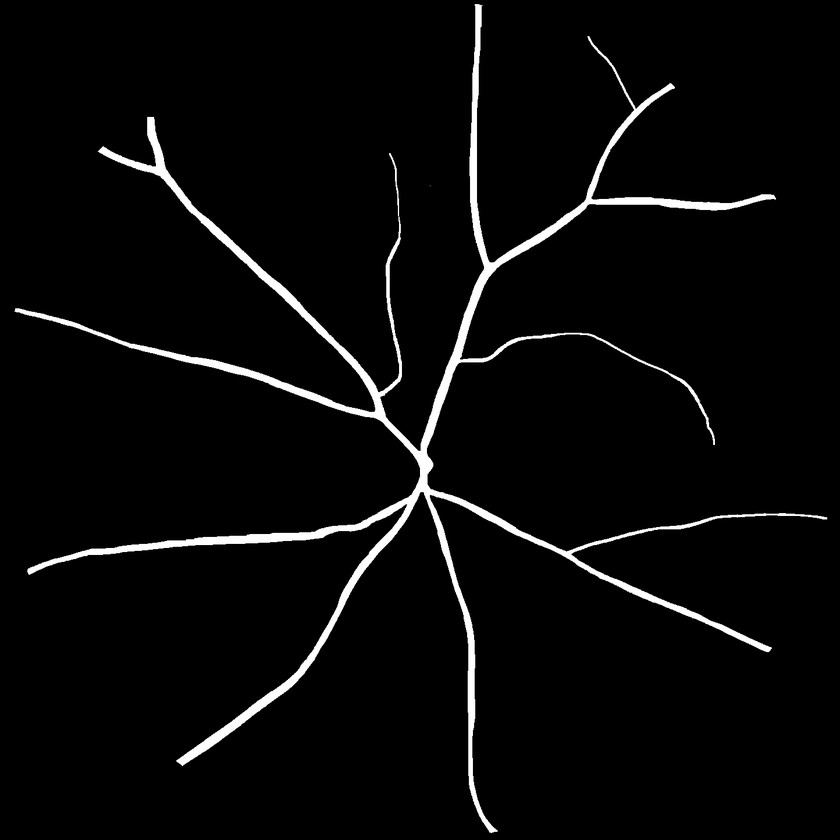
#> input picture images/117-793-749-000036_RR_43001_04734_F_48.png, 840 x 840 px, shrunk from 1444 x 1444 before the run, found by its file name
$ jupyter execute --allow-errors pvbmtutorial.ipynb   (shell and % lines are left out)
#> lines starting #> are read from the running program, lines starting #| are printed output that depends on the picture; after the words box and inside, x2 and y2 are one past the last pixel; in counts of white or black regions, pixels touching at a corner belong together; long printed decimals are rounded
### PVBM/GeometricalAnalysis.py
import numpy as np
from skimage.morphology import skeletonize
from scipy.signal import convolve2d
from PVBM.helpers.tortuosity import compute_tortuosity
#from PVBM.helpers.perimeter import compute_perimeter
from PVBM.helpers.branching_angle import compute_angles_dictionary
#from PVBM.helpers.far import far

class GeometricalVBMs:
    """A class which holds all required methods to perform
        geometrical biomarker computation.
    """

    def area(self,segmentation):
        """This function return the overall area of the segmentation.

        :param array segmentation: The segmentation is an two-dimensional array (HxW) with binary value (0 or 1).
        :returns: The area of the segmentation

        :rtype: float
        """
        return np.sum(segmentation)

    def compute_particular_points(self,segmentation_skeleton):
        """
        This function returns the number of endpoints and intersection points of the segmentation.

        :param np.ndarray segmentation_skeleton: The skeleton of the segmentation is a two-dimensional array (HxW) with binary values (0 or 1).
        :returns int end_points_count: The number of endpoints
        :returns int inter_points_count: The number of intersection points
        :returns np.ndarray end_points: An array where the value at the position (i,j) is True if the pixel is an endpoint, False otherwise
        :returns np.ndarray inter_points: An array where the value at the position (i,j) is True if the pixel is an intersection point, False otherwise
        :rtype: (int, int, np.ndarray, np.ndarray)
        """
        filter_ = np.array([[1, 1, 1], [1, 10, 1], [1, 1, 1]])
        neighbours = convolve2d(segmentation_skeleton, filter_, mode="same")

        end_points = neighbours == 11
        inter_points = neighbours >= 13

        end_points_count = np.sum(end_points)
        inter_points_count = np.sum(inter_points)

        return end_points_count, inter_points_count, end_points, inter_points

    def compute_tortuosity_length(self,segmentation_skeleton):
        """This function return the median tortuosity and the lengh of the segmentation.

        :param array segmentation_skeleton: The skeleton of the segmentation is an two-dimensional array (HxW) with binary value (0 or 1).
        :returns float median_tor: The median tortuosity
        :returns float length: The overall normalized length
        :returns list tor: A list containing the arc-chord ratio of every blood vessels (between two particular points).
        :returns list l: A list containing the non normalized length of every blood vessels (between two particular points).
        :returns dictionary connection_dico: A dictionnary containing in key some particular points and in value the list of the particular points connected to him, with their length. This dictionnary was build by navigating through the skeleton.

        :rtype: (float,float,List,List,Dictionary)
        """
        median_tor,length,tor,l,connection_dico = compute_tortuosity(segmentation_skeleton)
        return median_tor,length ,tor,l,connection_dico

    def compute_perimeter(self,segmentation):
        """This function return the perimeter and the border of the segmentation.

            :param array segmentation: The segmentation is an two-dimensional array (HxW) with binary value (0 or 1).
            :returns float perim: The perimeter
            :returns NumpyArray border: The matrix containing the edges of the segmentation.
            :rtype: (float,NumpyArray)
        """
        filter_ = np.array([[-1, -1, -1], [-1, 8, -1], [-1, -1, -1]])
        derivative = convolve2d(segmentation,filter_, mode="same")
        border = derivative>0
        segmentation_skeleton = skeletonize(np.ascontiguousarray(border.T)).T
        _,perim,_,_,_ = compute_tortuosity(segmentation_skeleton)
        return perim,segmentation_skeleton.T

    def compute_branching_angles(self,segmentation_skeleton):
        """This function return the median branching angle of the segmentation.

            :param array segmentation_skeleton: The skeleton of the segmentation is an two-dimensional array (HxW) with binary value (0 or 1).
            :returns float tor: The median tortuosity
            :returns float l: The overall length

            :rtype: (int,int)
        """
        #img_tmp = np.zeros((segmentation_skeleton.shape[0]+20,segmentation_skeleton.shape[0]+20)) #np.zeros((segmentation_skeleton.shape[0]+20,segmentation_skeleton.shape[0]+20))
        #img_tmp[10:-10,10:-10] = segmentation_skeleton

        img= segmentation_skeleton
        #return compute_angles_dictionary(img)
        angle_dico,centroid = compute_angles_dictionary(img)
        mean_ba = np.mean(list(angle_dico.values()))
        std_ba = np.std(list(angle_dico.values()))
        median_ba = np.median(list(angle_dico.values()))
        return mean_ba, std_ba, median_ba,angle_dico,centroid

### docs/pvbmtutorial.ipynb
# PVBM Tutorial

## Import the libraries

[cell 1]
from PIL import Image,ImageFilter #Import Pillow library to load the images
import numpy as np #Import numpy
import matplotlib.pyplot as plt #Import matplotlib library for visualization
from skimage.morphology import skeletonize,square,dilation #Import functions to compute morphological operations

## Download the example images

[cell 2]
image1 = "117-793-749-000036_RR_43001_04734_F_48.png"
image2 = "121-691-760-V721942_RR_63739_04251_M_74.png"

[cell 3]
import os

os.system('wget -P images https://raw.githubusercontent.com/aim-lab/PVBM/main/images/{} > /dev/null 2>&1'.format(image1))
os.system('wget -P images https://raw.githubusercontent.com/aim-lab/PVBM/main/images/{} > /dev/null 2>&1'.format(image2))
print("Images downloaded successfully")

## Load an image

[cell 4]
segmentation_path = "images/"+image1 #replace image1 by image2 if you want to use the second example

[cell 5]
segmentation = Image.open(segmentation_path) #Open the segmentation
#> segmentation is the input picture: PIL image 840x840 L; min 0, max 255, mean 9.1

[cell 6]
plt.imshow(segmentation,cmap = "gray") #Display the segmentation
plt.title("Segmentation")
plt.show()

[cell 7]
# Depending on the quality of the segmentation, you would need to regularize (smooth) it more or less
#before computing the skeleton for instance by uncomment the following command
#segmentation = segmentation.filter(ImageFilter.ModeFilter(size=3))

segmentation = np.array(segmentation)/255 #Convert the segmentation to a numpy array with value 0 and 1
#> segmentation: shape (840, 840) float64
skeleton = skeletonize(segmentation) # Compute the skeleton of the segmentation
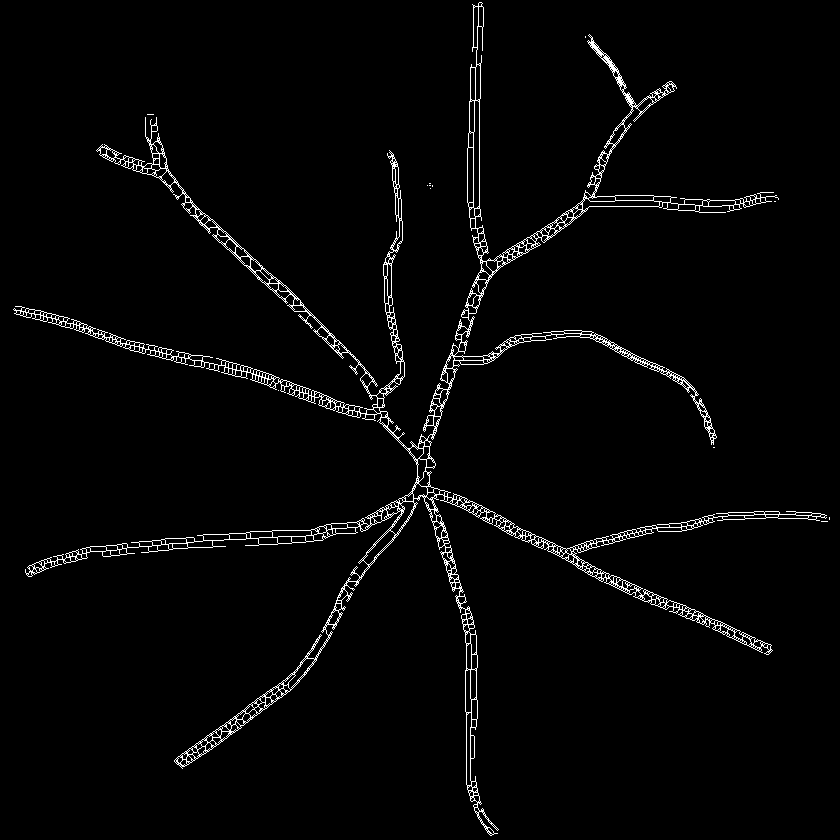
#> skeleton: shape (840, 840) bool; 2.4% white in thin lines or dots

[cell 8]
plt.imshow(skeleton,cmap = 'gray')
plt.title("Segmentation skeleton")
plt.show()

## Compute the area

[cell 9]
from PVBM.GeometricalAnalysis import GeometricalVBMs #Import the geometrical analysis module
geometricalVBMs = GeometricalVBMs() #Instanciate a geometrical VBM object

[cell 10]
a = geometricalVBMs.area(segmentation)
#> a = 25302.3
print("The area is {}".format(a))
#| The area is 25302.322

## Compute the endpoints and intersection points

[cell 11]
n_end,n_inter,end,inter = geometricalVBMs.compute_particular_points(skeleton)
#> in compute_particular_points, `neighbours = convolve2d(segmentation_skeleton, filter_, mode="same")`:
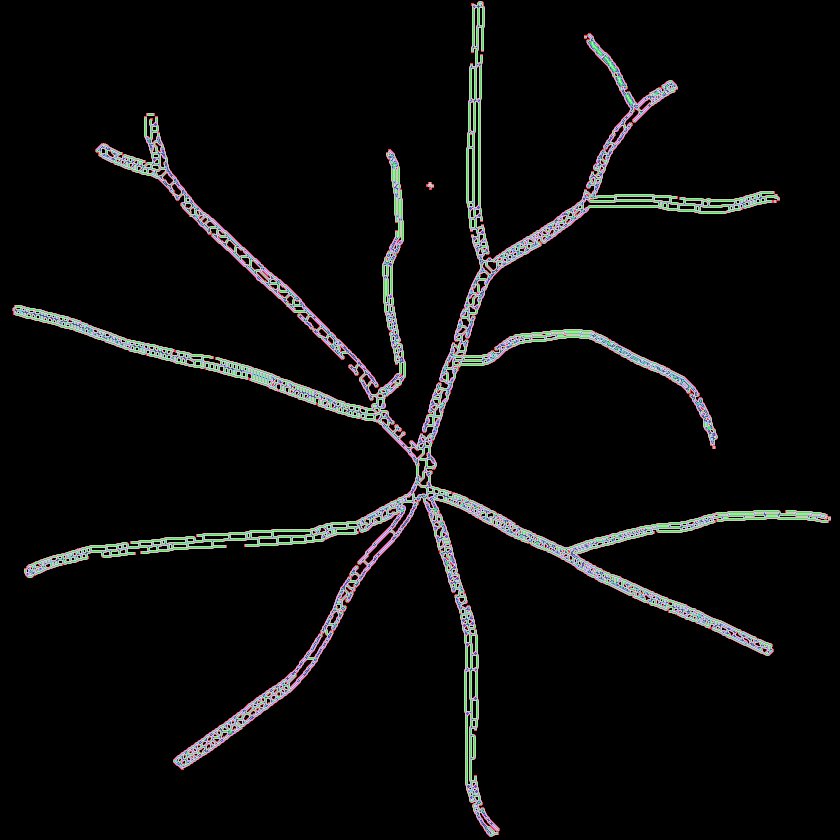
#> neighbours: shape (840, 840) int64; 18 distinct labels, from 0 to 18; one colour per label, 0 black
#> in compute_particular_points, `end_points = neighbours == 11`: end_points: shape (840, 840) bool; 0.03% white in thin lines or dots
#> in compute_particular_points, `inter_points = neighbours >= 13`:
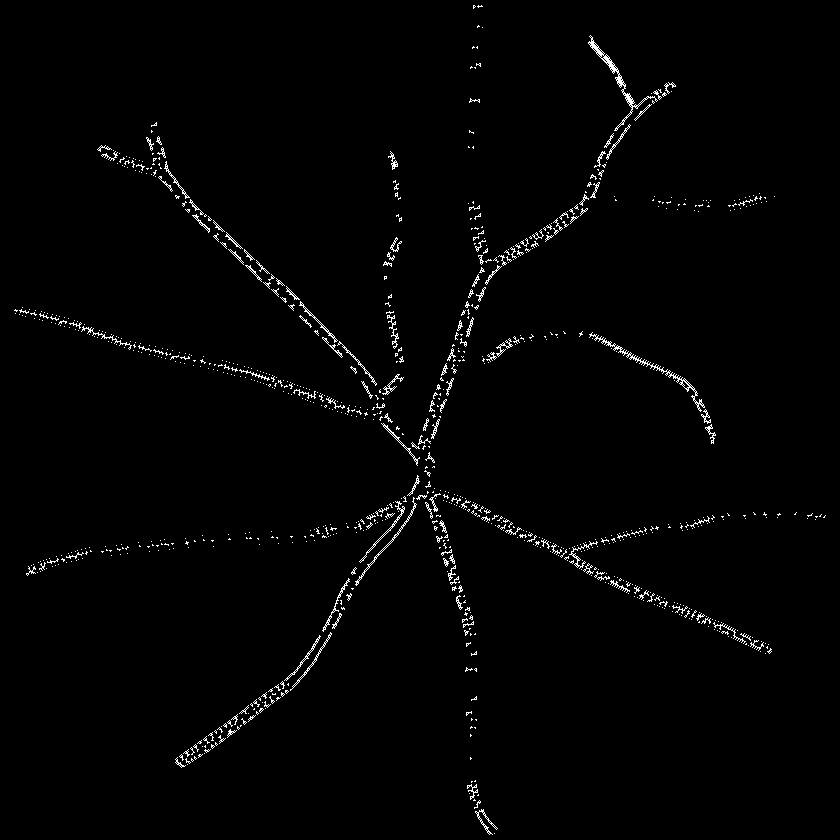
#> inter_points: shape (840, 840) bool; 1.4% white in thin lines or dots
#> in compute_particular_points, `end_points_count = np.sum(end_points)`: end_points_count = 186
#> in compute_particular_points, `inter_points_count = np.sum(inter_points)`: inter_points_count = 10229
#> n_end = 186; n_inter = 10229
print("There is {} endpoints and {} intersection points".format(n_end,n_inter))
#| There is 186 endpoints and 10229 intersection points

[cell 12]
#Dilation of the endpoints and intersection points for vizualisation
end_dilated = dilation(end, square(15))
#> end_dilated: shape (840, 840) bool; 4.1% white; 71 white regions, largest, box (x1, y1, x2, y2) and area: (62, 311, 133, 355) 1395, (718, 185, 786, 220) 1335, (587, 521, 645, 554) 1057
inter_dilated = dilation(inter, square(15))
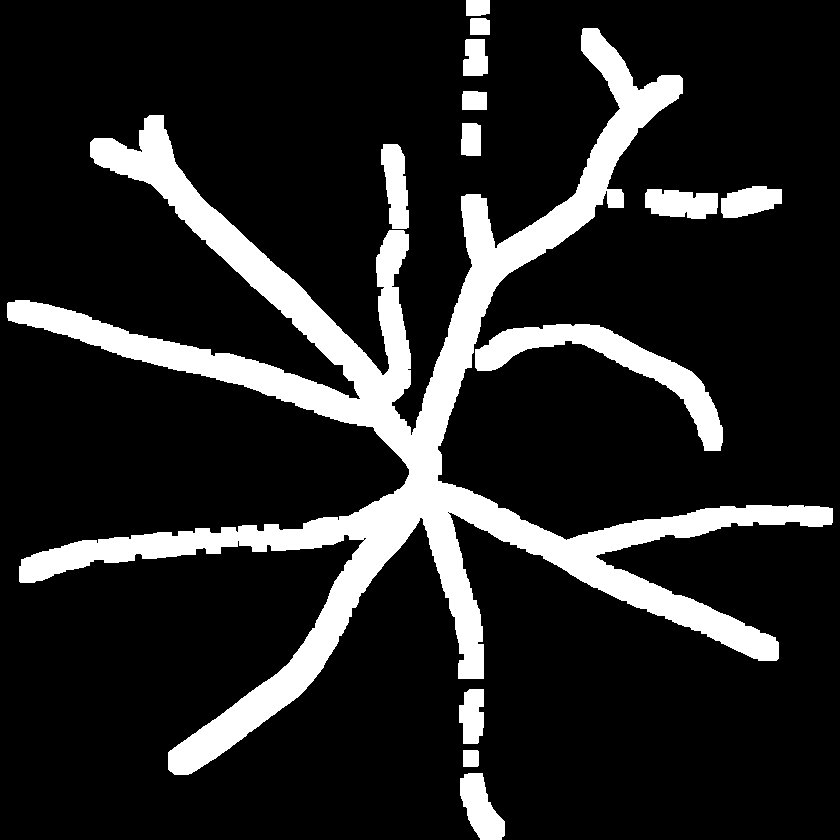
#> inter_dilated: shape (840, 840) bool; 15.2% white; 13 white regions, largest, box (x1, y1, x2, y2) and area: (7, 28, 833, 775) 89041, (475, 324, 723, 451) 7192, (460, 773, 505, 840) 1847

[cell 13]
plt.imshow(segmentation/10+end_dilated)
plt.title('Endpoints')
plt.show()

[cell 14]
plt.imshow(segmentation/10+inter_dilated)
plt.title("Intersection points")
plt.show()

[cell 15]
plt.imshow(segmentation/10+inter_dilated+end_dilated)
plt.title("Particular points")
plt.show()
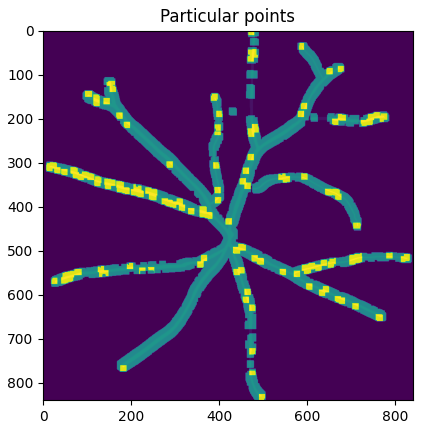
#> figure drawn by matplotlib, 1 panel

## Compute the tortuosity and the length

#> (a cell that did not finish here is left out)

#> (a cell that did not finish here is left out)

#> (a cell that did not finish here is left out)

#> (a cell that did not finish here is left out)

#> (a cell that did not finish here is left out)

[cell 21]
fig = plt.figure(figsize=(5,5))
#> (the rest of this cell did not finish here and is left out)

## Compute the perimeter

#> (a cell that did not finish here is left out)

#> in compute_perimeter, `derivative = convolve2d(segmentation,filter_, mode="same")`:
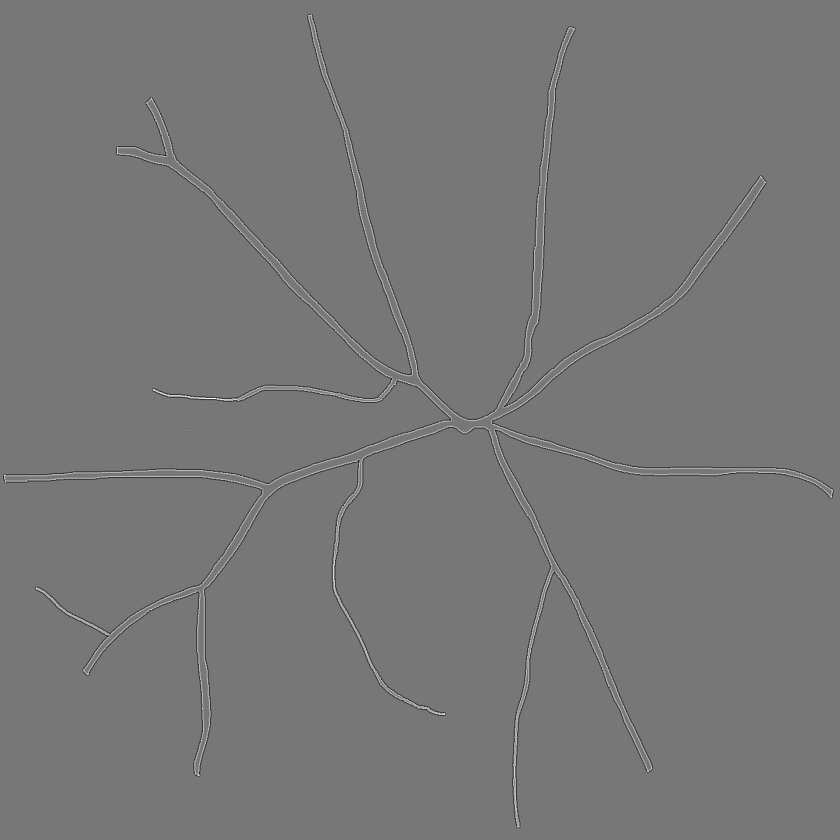
#> derivative: shape (840, 840) float64; min -4.86, max 5.48, mean -2.3e-18; drawn with min black and max white
#> in compute_perimeter, `border = derivative>0`: border: shape (840, 840) bool; 3.6% white in thin lines or dots
#> in compute_perimeter, `segmentation_skeleton = skeletonize(np.ascontiguousarray(border.T)).T`:
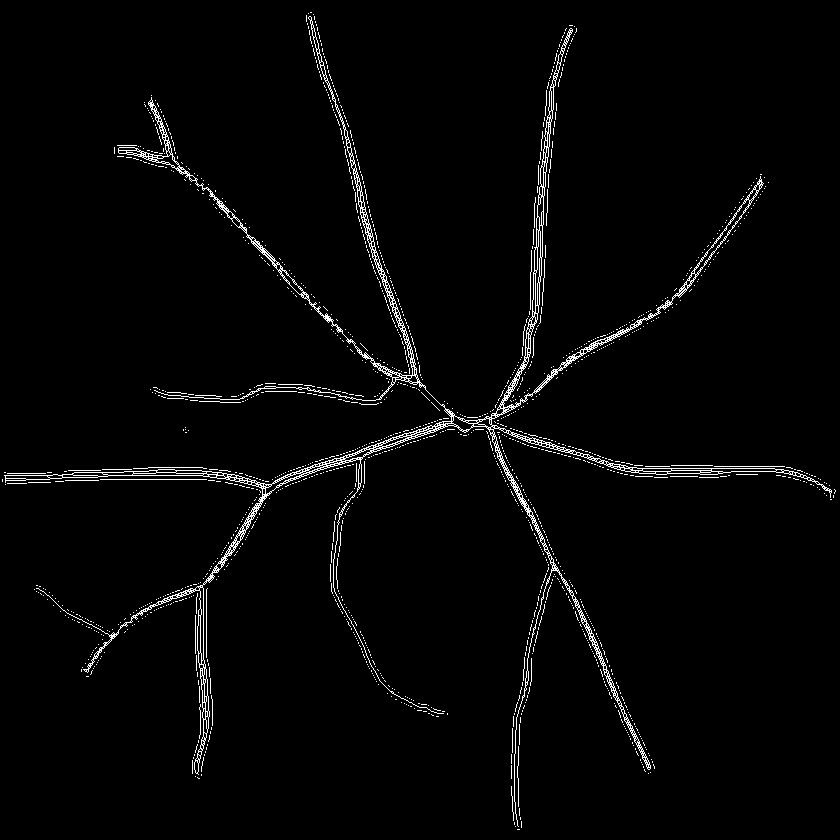
#> segmentation_skeleton: shape (840, 840) bool; 2.4% white in thin lines or dots
